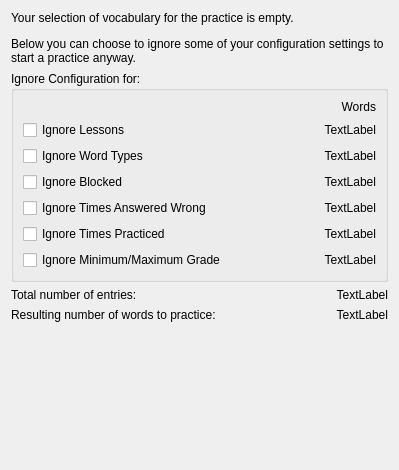
<ui version="4.0" >
 <class>EntryFilter</class>
 <widget class="QWidget" name="EntryFilter" >
  <property name="geometry" >
   <rect>
    <x>0</x>
    <y>0</y>
    <width>399</width>
    <height>470</height>
   </rect>
  </property>
  <layout class="QVBoxLayout" >
   <item>
    <widget class="QLabel" name="label" >
     <property name="text" >
      <string>&lt;p>Your selection of vocabulary for the practice is empty.&lt;/p>&lt;p>Below you can choose to ignore some of your configuration settings to start a practice anyway.&lt;/p></string>
     </property>
     <property name="wordWrap" >
      <bool>true</bool>
     </property>
    </widget>
   </item>
   <item>
    <widget class="QGroupBox" name="groupBox" >
     <property name="title" >
      <string>Ignore Configuration for:</string>
     </property>
     <layout class="QGridLayout" >
      <item row="1" column="0" >
       <widget class="QCheckBox" name="lessonCheckBox" >
        <property name="text" >
         <string>Ignore Lessons</string>
        </property>
        <property name="checked" >
         <bool>false</bool>
        </property>
       </widget>
      </item>
      <item row="1" column="1" >
       <widget class="QLabel" name="lessonLabel" >
        <property name="text" >
         <string>TextLabel</string>
        </property>
        <property name="alignment" >
         <set>Qt::AlignRight|Qt::AlignTrailing|Qt::AlignVCenter</set>
        </property>
       </widget>
      </item>
      <item row="2" column="0" >
       <widget class="QCheckBox" name="wordTypeCheckBox" >
        <property name="text" >
         <string>Ignore Word Types</string>
        </property>
        <property name="checked" >
         <bool>false</bool>
        </property>
       </widget>
      </item>
      <item row="2" column="1" >
       <widget class="QLabel" name="wordTypeLabel" >
        <property name="text" >
         <string>TextLabel</string>
        </property>
        <property name="alignment" >
         <set>Qt::AlignRight|Qt::AlignTrailing|Qt::AlignVCenter</set>
        </property>
       </widget>
      </item>
      <item row="3" column="0" >
       <widget class="QCheckBox" name="blockedCheckBox" >
        <property name="text" >
         <string>Ignore Blocked</string>
        </property>
        <property name="checked" >
         <bool>false</bool>
        </property>
       </widget>
      </item>
      <item row="3" column="1" >
       <widget class="QLabel" name="blockedLabel" >
        <property name="text" >
         <string>TextLabel</string>
        </property>
        <property name="alignment" >
         <set>Qt::AlignRight|Qt::AlignTrailing|Qt::AlignVCenter</set>
        </property>
       </widget>
      </item>
      <item row="4" column="0" >
       <widget class="QCheckBox" name="timesWrongCheckBox" >
        <property name="text" >
         <string>Ignore Times Answered Wrong</string>
        </property>
        <property name="checked" >
         <bool>false</bool>
        </property>
       </widget>
      </item>
      <item row="4" column="1" >
       <widget class="QLabel" name="timesWrongLabel" >
        <property name="text" >
         <string>TextLabel</string>
        </property>
        <property name="alignment" >
         <set>Qt::AlignRight|Qt::AlignTrailing|Qt::AlignVCenter</set>
        </property>
       </widget>
      </item>
      <item row="5" column="0" >
       <widget class="QCheckBox" name="timesPracticedCheckBox" >
        <property name="text" >
         <string>Ignore Times Practiced</string>
        </property>
        <property name="checked" >
         <bool>false</bool>
        </property>
       </widget>
      </item>
      <item row="5" column="1" >
       <widget class="QLabel" name="timesPracticedLabel" >
        <property name="text" >
         <string>TextLabel</string>
        </property>
        <property name="alignment" >
         <set>Qt::AlignRight|Qt::AlignTrailing|Qt::AlignVCenter</set>
        </property>
       </widget>
      </item>
      <item row="6" column="0" >
       <widget class="QCheckBox" name="minMaxGradeCheckBox" >
        <property name="text" >
         <string>Ignore Minimum/Maximum Grade</string>
        </property>
        <property name="checked" >
         <bool>false</bool>
        </property>
       </widget>
      </item>
      <item row="6" column="1" >
       <widget class="QLabel" name="minMaxGradeLabel" >
        <property name="text" >
         <string>TextLabel</string>
        </property>
        <property name="alignment" >
         <set>Qt::AlignRight|Qt::AlignTrailing|Qt::AlignVCenter</set>
        </property>
       </widget>
      </item>
      <item row="0" column="1" >
       <widget class="QLabel" name="lessonLabel_2" >
        <property name="text" >
         <string>Words</string>
        </property>
        <property name="alignment" >
         <set>Qt::AlignRight|Qt::AlignTrailing|Qt::AlignVCenter</set>
        </property>
       </widget>
      </item>
     </layout>
    </widget>
   </item>
   <item>
    <layout class="QHBoxLayout" >
     <item>
      <widget class="QLabel" name="label_2" >
       <property name="text" >
        <string>Total number of entries:</string>
       </property>
      </widget>
     </item>
     <item>
      <widget class="QLabel" name="documentTotalLabel" >
       <property name="text" >
        <string>TextLabel</string>
       </property>
       <property name="alignment" >
        <set>Qt::AlignRight|Qt::AlignTrailing|Qt::AlignVCenter</set>
       </property>
      </widget>
     </item>
    </layout>
   </item>
   <item>
    <layout class="QHBoxLayout" >
     <item>
      <widget class="QLabel" name="label_9" >
       <property name="text" >
        <string>Resulting number of words to practice:</string>
       </property>
      </widget>
     </item>
     <item>
      <widget class="QLabel" name="totalLabel" >
       <property name="text" >
        <string>TextLabel</string>
       </property>
       <property name="alignment" >
        <set>Qt::AlignRight|Qt::AlignTrailing|Qt::AlignVCenter</set>
       </property>
      </widget>
     </item>
    </layout>
   </item>
   <item>
    <spacer>
     <property name="orientation" >
      <enum>Qt::Vertical</enum>
     </property>
     <property name="sizeHint" stdset="0" >
      <size>
       <width>20</width>
       <height>40</height>
      </size>
     </property>
    </spacer>
   </item>
  </layout>
 </widget>
 <resources/>
 <connections/>
</ui>
